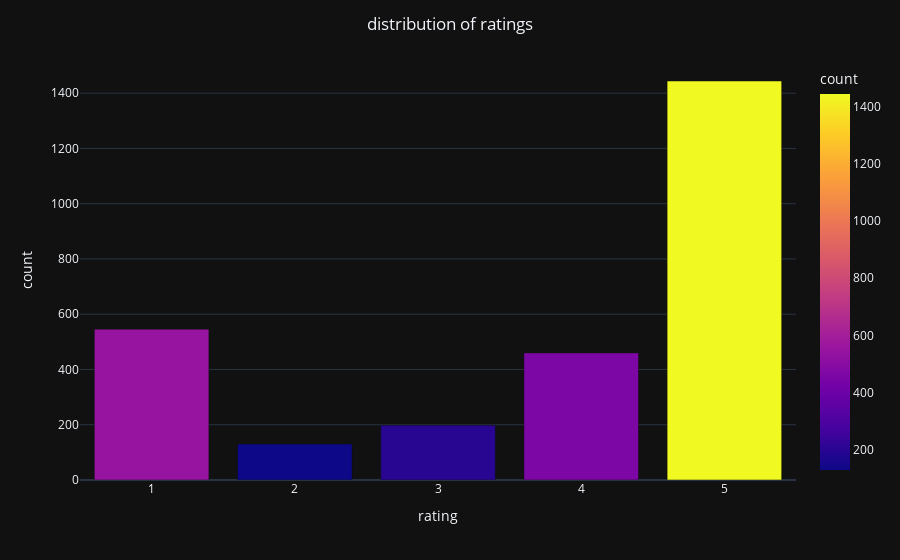

Source (notebook cell):
### Markdown cell above
## distribution of ratings

### Code cell
rating_count=pd.DataFrame(data['rating'].value_counts().reset_index())
rating_count.columns=['rating','count']

fig=px.bar(rating_count,x='rating',y='count',
          color='count')
fig.update_layout(title_text='distribution of ratings',title_x=0.5,
                 template='plotly_dark')
fig.show()

### Figure 1 — Plotly figure (JSON) as saved in the notebook; plotly's stock layout.template omitted (floating-point values rounded to 4 significant figures)
{"data": [{"alignmentgroup": "True", "hovertemplate": "rating=%{x}<br>count=%{marker.color}<extra></extra>", "legendgroup": "", "marker": {"color": [1444, 546, 460, 198, 130], "coloraxis": "coloraxis"}, "name": "", "offsetgroup": "", "orientation": "v", "showlegend": false, "textposition": "auto", "type": "bar", "x": [5, 1, 4, 3, 2], "xaxis": "x", "y": [1444, 546, 460, 198, 130], "yaxis": "y"}], "layout": {"barmode": "relative", "coloraxis": {"colorbar": {"title": {"text": "count"}}, "colorscale": [[0, "#0d0887"], [0.1111, "#46039f"], [0.2222, "#7201a8"], [0.3333, "#9c179e"], [0.4444, "#bd3786"], [0.5556, "#d8576b"], [0.6667, "#ed7953"], [0.7778, "#fb9f3a"], [0.8889, "#fdca26"], [1, "#f0f921"]]}, "legend": {"tracegroupgap": 0}, "margin": {"t": 60}, "title": {"text": "distribution of ratings", "x": 0.5}, "xaxis": {"anchor": "y", "domain": [0, 1], "title": {"text": "rating"}}, "yaxis": {"anchor": "x", "domain": [0, 1], "title": {"text": "count"}}}}
